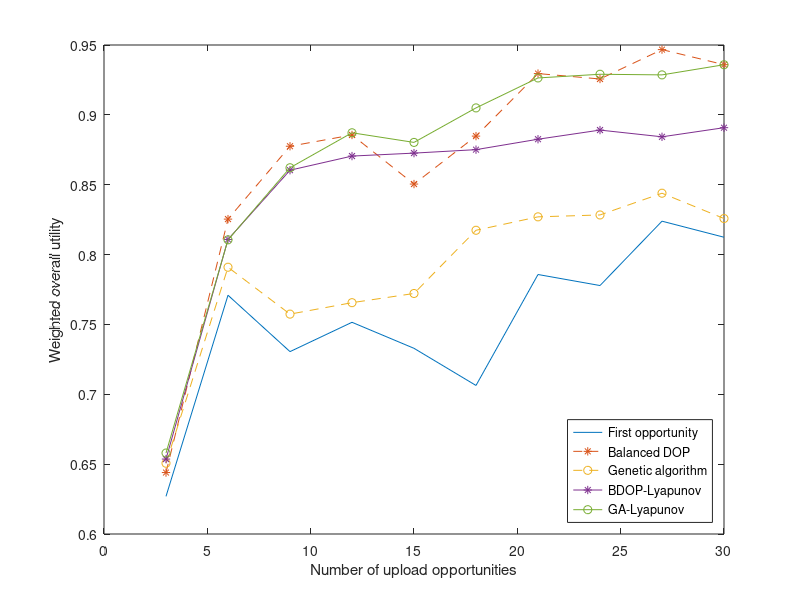
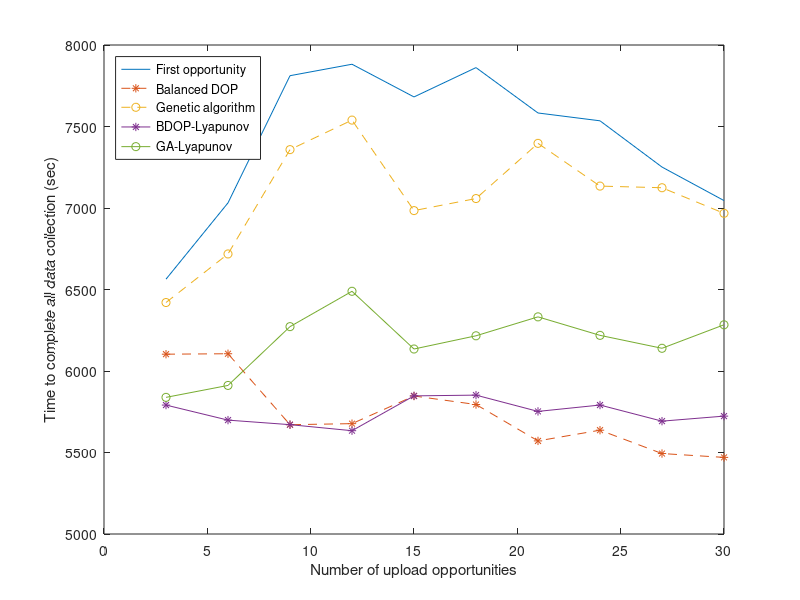

Write MATLAB code to recreate these figures, in order.
load('mat/conf_op_number_dynamic.mat');

figure;
plot(number_of_op, reward_total(:, 1), ...
    number_of_op, reward_total(:, 4), '--*', ...
    number_of_op, reward_total(:, 7), '--o', ...
    number_of_op, reward_total(:, 6), '-*', ...
    number_of_op, reward_total(:, 9), '-o');
xlabel('Number of upload opportunities');
ylabel('Weighted overall utility');
legend('First opportunity', 'Balanced DOP', 'Genetic algorithm', ...
    'BDOP-Lyapunov', 'GA-Lyapunov', ...
    'Location', 'southeast');
saveas(gcf, 'fig_2/conf_op_number_x.fig');

figure;
plot(number_of_op, length_task(:, 1), ...
    number_of_op, length_task(:, 4), '--*', ...
    number_of_op, length_task(:, 7), '--o', ...
    number_of_op, length_task(:, 6), '-*', ...
    number_of_op, length_task(:, 9), '-o');
xlabel('Number of upload opportunities');
ylabel('Time to complete all data collection (sec)');
legend('First opportunity', 'Balanced DOP', 'Genetic algorithm', ...
    'BDOP-Lyapunov', 'GA-Lyapunov', ...
    'Location', 'northwest');
saveas(gcf, 'fig_2/conf_op_number_length_x.fig');
